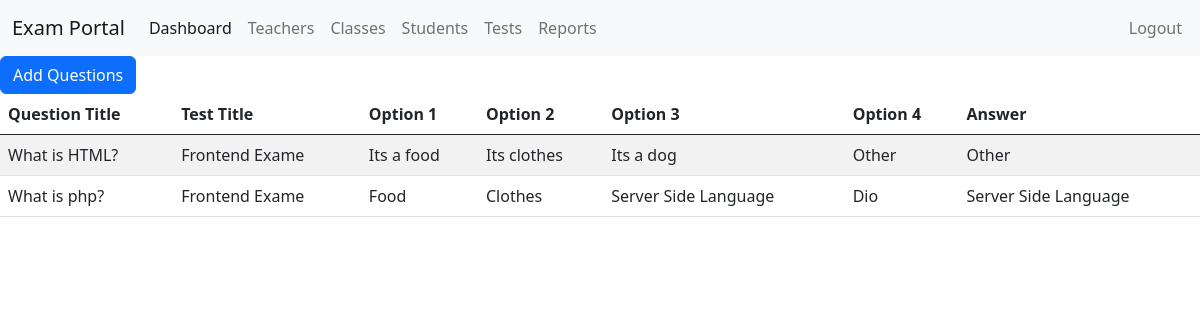
Page /questions.php?id=3 (signed in) on the committed database.
### tables this page shows
CREATE TABLE `questions` (
  `q_id` int(11) NOT NULL,
  `test_id` int(11) NOT NULL,
  `q_title` text NOT NULL,
  `op1` text NOT NULL,
  `op2` text NOT NULL,
  `op3` text NOT NULL,
  `op4` text NOT NULL,
  `answer` text NOT NULL,
  `created_date` datetime NOT NULL DEFAULT current_timestamp(),
  `status` tinyint(2) NOT NULL DEFAULT 1
);

CREATE TABLE `tests` (
  `test_id` int(11) NOT NULL,
  `test_title` varchar(255) NOT NULL,
  `class_id` int(11) NOT NULL,
  `nagetive_marks` float NOT NULL DEFAULT 0,
  `per_question_marks` float NOT NULL DEFAULT 1,
  `no_of_questions` int(11) NOT NULL DEFAULT 1,
  `test_date` date NOT NULL DEFAULT current_timestamp(),
  `test_start_time` time NOT NULL,
  `test_end_time` time NOT NULL,
  `created_date` datetime NOT NULL DEFAULT current_timestamp(),
  `status` tinyint(4) NOT NULL DEFAULT 1
);

### questions.php (the view, shortened to what this page needs)
<?php
include('header.php');
include('navbar.php');
$db = mysqli_connect('localhost','root','','ex_portal');
$test_id = $_GET['id'];
$questions = $db->query("SELECT * FROM questions INNER JOIN tests ON tests.test_id = questions.test_id WHERE questions.test_id = $test_id");
?>
<button type="button" class="btn btn-primary" data-bs-toggle="modal" data-bs-target="#exampleModal">
  Add Questions
</button>
<table id="example" class="table table-striped" style="width:100%">
        <thead>
            <tr>
                <th>Question Title</th>
                <th>Test Title</th>
                <th>Option 1</th>
                <th>Option 2</th>
                <th>Option 3</th>
                <th>Option 4</th>
                <th>Answer</th>
            </tr>
        </thead>
        <tbody>
            <?php foreach($questions as $ques) {?>
            <tr>
                <td> <?php echo $ques['q_title'];?></td>
                <td> <?php echo $ques['test_title'];?></td>
                <td> <?php echo $ques['op1'];?></td>
                <td> <?php echo $ques['op2'];?></td>
                <td> <?php echo $ques['op3'];?></td>
                <td> <?php echo $ques['op4'];?></td>
                <td> <?php echo $ques['answer'];?></td>
            </tr>
            <?php } ?>
    </tbody>
</table>
<?php include('footer.php');?>

### rows in the picture
questions: q_title "What is HTML?", test.test_title "Frontend Exame", op1 "Its a food", op2 "Its clothes", op3 "Its a dog", op4 "Other", answer "Other"
questions: q_title "What is php?", test.test_title "Frontend Exame", op1 "Food", op2 "Clothes", op3 "Server Side Language", op4 "Dio", answer "Server Side Language"
